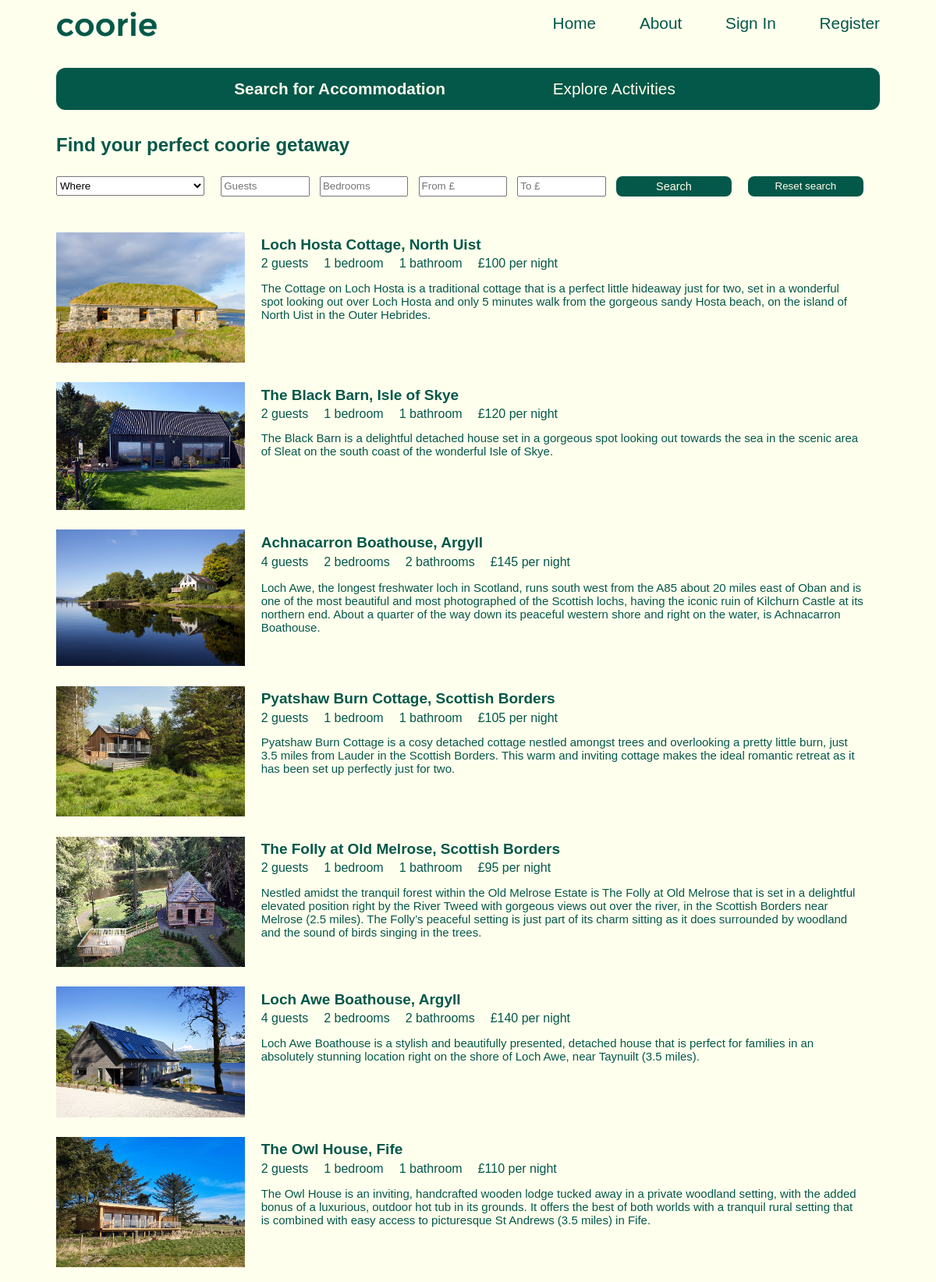
/content/accommodation_search.php (upper part), run on the app's committed database.
### tables this page shows
CREATE TABLE `accom_photos` (
  `accommodationID` mediumint(8) PRIMARY KEY,
  `img1` varchar(255), 
  `alt1` varchar(255), 
  `img2` varchar(255), 
  `alt2` varchar(255), 
  `img3` varchar(255), 
  `alt3` varchar(255), 
  `img4` varchar(255), 
  `alt4` varchar(255), 
  `img5` varchar(255), 
  `alt5` varchar(255), 
  `img6` varchar(255), 
  `alt6` varchar(255), 
  `img7` varchar(255), 
  `alt7` varchar(255), 
  `img8` varchar(255), 
  `alt8` varchar(255), 
  `img9` varchar(255), 
  `alt9` varchar(255), 
  FOREIGN KEY (accommodationID) REFERENCES accommodation (accommodationID)
);

CREATE TABLE `accommodation` (
  `accommodationID` mediumint(8) PRIMARY KEY AUTO_INCREMENT,
  `accommodation_name` varchar(255) NOT NULL,
  `price_per_night` DECIMAL(7,2) NOT NULL,
  `location` text NOT NULL,
  `area` text NOT NULL,
  `description` text NOT NULL,
  `guests` smallint(2) NOT NULL,
  `bedrooms` smallint(2) NOT NULL,
  `bathrooms` smallint(2) NOT NULL,
  `kitchen` char(1) NOT NULL CHECK (kitchen IN ('Y', 'N')),
  `garden` char(1) NOT NULL CHECK (garden IN ('Y', 'N')),
  `parking` char(1) NOT NULL CHECK (parking IN ('Y', 'N')),
  `bbq` char(1) NOT NULL CHECK (bbq IN ('Y', 'N')),
  `wifi` char(1) NOT NULL CHECK (wifi IN ('Y', 'N')),
  `tv` char(1) NOT NULL CHECK (tv IN ('Y', 'N')),
  `air_con` char(1) NOT NULL CHECK (air_con IN ('Y', 'N')),
  `pets_welcome` char(1) NOT NULL CHECK (pets_welcome IN ('Y', 'N')),
  `hiking` char(1) NOT NULL CHECK (hiking IN ('Y', 'N')),
  `climbing` char(1) NOT NULL CHECK (climbing IN ('Y', 'N')),
  `horse_riding` char(1) NOT NULL CHECK (horse_riding IN ('Y', 'N')),
  `wild_swimming` char(1) NOT NULL CHECK (wild_swimming IN ('Y', 'N')),
  `kayaking` char(1) NOT NULL CHECK (kayaking IN ('Y', 'N')),
  `paddleboarding` char(1) NOT NULL CHECK (paddleboarding IN ('Y', 'N')),
  `cycling` char(1) NOT NULL CHECK (cycling IN ('Y', 'N')),
  `fishing` char(1) NOT NULL CHECK (fishing IN ('Y', 'N')),
  `foraging` char(1) NOT NULL CHECK (foraging IN ('Y', 'N')),
  `yoga` char(1) NOT NULL CHECK (yoga IN ('Y', 'N')),
  `meditation` char(1) NOT NULL CHECK (meditation IN ('Y', 'N')),
  `stargazing` char(1) NOT NULL CHECK (stargazing IN ('Y', 'N')),
  `painting` char(1) NOT NULL CHECK (painting IN ('Y', 'N')),
  `latitude` varchar(50) NOT NULL,
  `longitude` varchar(50) NOT NULL
);

### assets/scripts/accom_list.php (the view, shortened to what this page needs)
<?php
$sqlAccom = "SELECT * FROM accommodation a, accom_photos ap WHERE a.accommodationID = ap.accommodationID";
if($newresult = mysqli_query($conn, $sqlAccom)) {
  while($currentrow = mysqli_fetch_assoc($newresult)) {
    $img = $currentrow['img1'];
    $alt = $currentrow['alt1'];
    $name = $currentrow['accommodation_name'];
	$id = sprintf("%04d",$currentrow['accommodationID']);
    $filename = str_replace(" ", "_", strtolower($name));
    $area = $currentrow['area'];
    $bedrooms = $currentrow['bedrooms'];
    $bathrooms = $currentrow['bathrooms'];
    $desc = $currentrow['description'];
    echo '<a href="/PE7045/content/'.$id.'_'.$filename.'.php"><figure class="accomlist">';
	  echo '<img class="accomlist_img" src="'.$img.'" alt="'.$alt.'">';
	  echo '<h2 class="accomlist_head">'.$name.', '.$area.'</h2>';
	  if($bedrooms > 1 && $bathrooms > 1) {
	    echo '<div class="accomsum">';
		  echo '<div><span class="stat">'.$currentrow['guests'].'</span> guests</div>';
	      echo '<div><span class="stat">'.$currentrow['bedrooms'].'</span> bedrooms</div>';
	      echo '<div><span class="stat">'.$currentrow['bathrooms'].'</span> bathrooms</div>';
	      echo '<div><span class="stat">£'.intval($currentrow['price_per_night']).'</span> per night</div>';
		echo '</div>';
	  }
	  else {
	    echo '<div class="accomsum">';
		  echo '<div><span class="stat">'.$currentrow['guests'].'</span> guests</div>';
	      echo '<div><span class="stat">'.$currentrow['bedrooms'].'</span> bedroom</div>';
	      echo '<div><span class="stat">'.$currentrow['bathrooms'].'</span> bathroom</div>';
	      echo '<div><span class="stat">£'.intval($currentrow['price_per_night']).'</span> per night</div>';
		echo '</div>';
	  }
	    echo '<p class="adesc">'.$desc.'</p>';
    echo '</figure></a>';
  }
}
?>

### content/accommodation_search.php (shortened to what this page needs)
<?php
require_once($_SERVER['DOCUMENT_ROOT']."/PE7045/assets/scripts/functions.php");
echo createHead("Search for accommodation");
echo '<body>';
  echo '<div id="page_container">';
  createHeader();
  echo '<main>';
    createStickyBar();
	echo '<h1 class="headings">Find your perfect coorie getaway</h1>';
    echo '<form id="bsearch" method="GET" action="'.htmlspecialchars($_SERVER["PHP_SELF"]).'">';
    echo '<div id="search1">';
	    echo '<select name="area" id="area">';
		  echo '<option value="" disabled selected hidden>Where</option>';
        echo '</select>';
    echo '</div>';
    echo '<div id="search2">';
        echo '<input type="number" id="guests" name="guests" min="1" max="8" placeholder="Guests">';
    echo '</div>';
    echo '<div id="search3">';
        echo '<input type="number" id="bedrooms" name="bedrooms" min="1" max="3" placeholder="Bedrooms">';
    echo '</div>';
    echo '<div id="search4">';
        echo '<input name="costmin" id="costmin" type="number" min="1" max="250" placeholder="From £">';
    echo '</div>';
    echo '<div id="search5">';
        echo '<input name="costmax" id="costmax" type="number" min="1" max="250" placeholder="To £">';
    echo '</div>';
	  echo '<input id="sbutton" type="submit" name="search" value="Search">';
	  echo '<input type="submit" id="reset" name="reset" value="Reset search">';
    echo '</form>';
    include_once($_SERVER['DOCUMENT_ROOT']."/PE7045/assets/scripts/search_engine.php");
  echo '</main>';
  echo '</div>';
echo '</body>';
echo '</html>';
?>

### assets/scripts/functions.php (shortened to what this page needs)
<?php
function createHead($title) {
  $createHead = <<<HEADCONTENT
    <!DOCTYPE html>
    <html lang="en">
    <head>
      <meta charset="utf-8">
	  <meta name="viewport" content="width=device-width, initial-scale=1, maximum-scale=1">
      <title>$title</title>
      <link rel="stylesheet" type="text/css" href="/PE7045/assets/stylesheets/coorie_css_master.css"/>
      <script defer src="/PE7045/assets/scripts/js_functions.js"></script>
    </head>
HEADCONTENT;
  return $createHead;
}
function createHeader() {
  $current_url = basename($_SERVER['PHP_SELF']);
  $oldPage = getPath();
  echo '<header>';
    if($current_url !== 'home.php'){
      echo '<a href="home.php"><img id="logo" src="/PE7045/assets/images/coorie_logo.png" alt="picture of coorie logo"></a>';
	}
    else {
      echo '<img id="logo" src="/PE7045/assets/images/coorie_logo.png" alt="picture of coorie logo">';
    }
    echo '<ul id="menu">';
?>
      <li <?php if ($current_url == 'home.php'){echo 'class="current"';}?> id="home"><a href="home.php">Home</a></li>
      <li <?php if ($current_url == 'about.php'){echo 'class="current"';}?> id="about"><a href="about.php">About</a></li>
<?php
    if(!check_login()) {
?>
      <li <?php if ($current_url == 'sign_in.php'){echo 'class="current"';}?> id="sign_in"><a href="sign_in.php?page_url=<?php echo $oldPage;?>">Sign In</a></li>
      <li <?php if ($current_url == 'register.php' || $current_url == 'registerProcess.php' ){echo 'class="current"';}?> id="register"><a href="register.php">Register</a></li>
<?php
    }
    else {
?>
      <li <?php if ($current_url == 'account.php'){echo 'class="current"';}?> id="welcome"><a id="acclink" href="account.php">Account</a></li>
      <li id="logout"><a href="logout.php">Logout</a></li>
<?php
    }
    echo '</ul>';
  echo '</header>';
  }
?>
<?php
function createStickyBar() {
  $current_url = basename($_SERVER['PHP_SELF']);
  echo '<nav id="stickyBarContainer">';
    echo '<ul id="stickyBar">';
?>
      <li <?php if ($current_url == 'accommodation_search.php'){echo 'class="current"';}?> id="accomSearch">
      <a href="accommodation_search.php">Search for Accommodation</a></li>
      <li <?php if ($current_url == 'activities.php'){echo 'class="current"';}?> id="exploreActivities">
      <a href="activities.php">Explore Activities</a></li>
<?php
    echo '</ul>';
  echo '</nav>';
}
function check_login() {
  if (isset($_SESSION['logged-in']) && $_SESSION['logged-in']) {
    return true;
  }
  else {
    return false;
  }
}
function getPath() {
  $protocol = $_SERVER['SERVER_PROTOCOL'];
  if(strpos($protocol, "HTTPS")) {
    $protocol = "HTTPS://";
  }
  else {
	$protocol	= "HTTP://";
  }
  $redirect_link =  $protocol.$_SERVER['HTTP_HOST'].$_SERVER['REQUEST_URI'];
  return $redirect_link;
}
?>

### assets/scripts/search_engine.php (shortened to what this page needs)
<?php
if (!isset($_GET["search"]) || isset($_GET["reset"])) {
  include_once($_SERVER['DOCUMENT_ROOT']."/PE7045/assets/scripts/accom_list.php");
}
?>

### assets/stylesheets/coorie_css_master.css (style rules this page uses)
body { background-color: #FFFFED; color: #045849; font-family: Arial, Helvetica, Verdana; margin: 0 6% 0 6%; }
#page_container { position: relative; min-height: 100vh; }
main { padding-bottom: 80px; }
#stickyBarContainer { position: sticky; top: 0px; background-color: #045849; color: #FFFFED; border-radius: 12px; z-index: 15; }
#stickyBar { list-style: none; font-size: 1.3em; padding-top: 15px; padding-bottom: 15px; margin-right: 10%; margin-left: 3%; text-align: center; }
#accomSearch, #exploreActivities { display: inline; }
#accomSearch { padding-right: 15%; }
#logo { padding-top: 5px; width: 130px; height: 61px; float: left; }
#menu { list-style: none; font-size: 1.3em; float: right; margin-top: 18px; }
#home, #about, #sign_in, #register, #welcome, #logout { display: inline; padding-left: 50px; }
a { text-decoration: none; color: inherit; }
.current { font-weight: bold; pointer-events: none; }
p { font-size: 1.2em; }
.headings { font-size: 1.5em; padding-top: 10px; }
#bsearch { padding-top: 10px; padding-bottom: 25px; display: grid; grid-template-columns: 18% 10% 10% 10% 10% 14% 14%; column-gap: 2%; }
#guests, #bedrooms, #costmin, #costmax { width: 100%; height: 20px; }
#area { width: 100%; height: 25px; }
#sbutton { object-fit: cover; width: 100%; max-height: 100%; font-size: 0.9em; padding: 2%; background-color: #045849; color: #FFFFED; border: none; border-radius: 8px; cursor: pointer; }
#reset { object-fit: cover; width: 100%; max-height: 100%; border-radius: 8px; border: none; cursor: pointer; background-color: #045849; color: #FFFFED; }
.accomlist { width: 99.5%; display: grid; grid-template-columns: auto 75%; grid-template-rows: 15% 18% auto; column-gap: 2%; margin-left: 0; }
.accomlist_img { object-fit: cover; width: 100%; height: auto; grid-column: 1; grid-row: 1 / span 3; padding-top: 2%; padding-bottom: 2%; }
.accomlist_head { grid-column: 2; grid-row: 1; font-size: 21px; margin-top: 10px; }
.accomsum { margin-top: 10px; grid-column: 2; grid-row: 2; font-weight: normal; font-size: 1.1em; display: flex; flex-direction: row; flex-wrap: wrap; gap: 20px; }
.adesc { grid-column: 2; grid-row: 3; font-size: 17px; margin-right: 2%; margin-top: 10px; }
@media screen and (max-width: 1200px) { .accomlist_head { font-size: 19px; } }
@media screen and (max-width: 1200px) { .accomsum { font-size: 16px; } }
@media screen and (max-width: 1200px) { .adesc { font-size: 15px; } }

### data on the page
accom_photos: img1 (picture), accommodationID.accommodation_name "Loch Hosta Cottage", accommodationID.area "North Uist", accommodationID.guests "2", accommodationID.bedrooms "1", accommodationID.bathrooms "1", accommodationID.price_per_night "100", accommodationID.description "The Cottage on Loch Hosta is a traditional cottage that is a perfect little hideaway just for two, set in a wonderful spot looking out over Loch Hosta and only 5 minutes walk from the gorgeous sandy Hosta beach, on the island of North Uist in the Outer Hebrides."
accom_photos: img1 (picture), accommodationID.accommodation_name "The Black Barn", accommodationID.area "Isle of Skye", accommodationID.guests "2", accommodationID.bedrooms "1", accommodationID.bathrooms "1", accommodationID.price_per_night "120", accommodationID.description "The Black Barn is a delightful detached house set in a gorgeous spot looking out towards the sea in the scenic area of Sleat on the south coast of the wonderful Isle of Skye."
accom_photos: img1 (picture), accommodationID.accommodation_name "Achnacarron Boathouse", accommodationID.area "Argyll", accommodationID.guests "4", accommodationID.bedrooms "2", accommodationID.bathrooms "2", accommodationID.price_per_night "145", accommodationID.description "Loch Awe, the longest freshwater loch in Scotland, runs south west from the A85 about 20 miles east of Oban and is one of the most beautiful and most photographed of the Scottish lochs, having the iconic ruin of Kilchurn Castle at its northern end. About a quarter of the way down its peaceful western shore and right on the water, is Achnacarron Boathouse."
accom_photos: img1 (picture), accommodationID.accommodation_name "Pyatshaw Burn Cottage", accommodationID.area "Scottish Borders", accommodationID.guests "2", accommodationID.bedrooms "1", accommodationID.bathrooms "1", accommodationID.price_per_night "105", accommodationID.description "Pyatshaw Burn Cottage is a cosy detached cottage nestled amongst trees and overlooking a pretty little burn, just 3.5 miles from Lauder in the Scottish Borders. This warm and inviting cottage makes the ideal romantic retreat as it has been set up perfectly just for two."
accom_photos: img1 (picture), accommodationID.accommodation_name "The Folly at Old Melrose", accommodationID.area "Scottish Borders", accommodationID.guests "2", accommodationID.bedrooms "1", accommodationID.bathrooms "1", accommodationID.price_per_night "95", accommodationID.description "Nestled amidst the tranquil forest within the Old Melrose Estate is The Folly at Old Melrose that is set in a delightful elevated position right by the River Tweed with gorgeous views out over the river, in the Scottish Borders near Melrose (2.5 miles). The Folly’s peaceful setting is just part of its charm sitting as it does surrounded by woodland and the sound of birds singing in the trees."
accom_photos: img1 (picture), accommodationID.accommodation_name "Loch Awe Boathouse", accommodationID.area "Argyll", accommodationID.guests "4", accommodationID.bedrooms "2", accommodationID.bathrooms "2", accommodationID.price_per_night "140", accommodationID.description "Loch Awe Boathouse is a stylish and beautifully presented, detached house that is perfect for families in an absolutely stunning location right on the shore of Loch Awe, near Taynuilt (3.5 miles)."
accom_photos: img1 (picture), accommodationID.accommodation_name "The Owl House", accommodationID.area "Fife", accommodationID.guests "2", accommodationID.bedrooms "1", accommodationID.bathrooms "1", accommodationID.price_per_night "110", accommodationID.description "The Owl House is an inviting, handcrafted wooden lodge tucked away in a private woodland setting, with the added bonus of a luxurious, outdoor hot tub in its grounds. It offers the best of both worlds with a tranquil rural setting that is combined with easy access to picturesque St Andrews (3.5 miles) in Fife."
